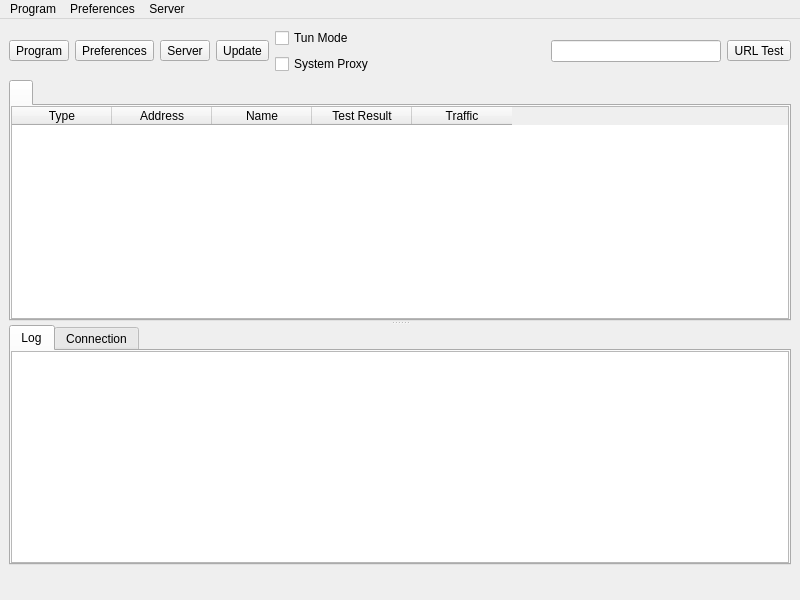
<?xml version="1.0" encoding="UTF-8"?>
<ui version="4.0">
 <class>MainWindow</class>
 <widget class="QMainWindow" name="MainWindow">
  <property name="geometry">
   <rect>
    <x>0</x>
    <y>0</y>
    <width>800</width>
    <height>600</height>
   </rect>
  </property>
  <property name="minimumSize">
   <size>
    <width>800</width>
    <height>600</height>
   </size>
  </property>
  <property name="windowTitle">
   <string notr="true">nya</string>
  </property>
  <widget class="QWidget" name="centralwidget">
   <layout class="QVBoxLayout" name="verticalLayout_3" stretch="0,0,0">
    <item>
     <layout class="QHBoxLayout" name="horizontalLayout_2">
      <item>
       <widget class="QToolButton" name="toolButton_program">
        <property name="text">
         <string>Program</string>
        </property>
        <property name="icon">
         <iconset theme="b-system-run">
          <normaloff>.</normaloff>.</iconset>
        </property>
        <property name="iconSize">
         <size>
          <width>24</width>
          <height>24</height>
         </size>
        </property>
        <property name="popupMode">
         <enum>QToolButton::InstantPopup</enum>
        </property>
        <property name="toolButtonStyle">
         <enum>Qt::ToolButtonTextUnderIcon</enum>
        </property>
       </widget>
      </item>
      <item>
       <widget class="QToolButton" name="toolButton_preferences">
        <property name="text">
         <string>Preferences</string>
        </property>
        <property name="icon">
         <iconset theme="b-preferences">
          <normaloff>.</normaloff>.</iconset>
        </property>
        <property name="iconSize">
         <size>
          <width>24</width>
          <height>24</height>
         </size>
        </property>
        <property name="popupMode">
         <enum>QToolButton::InstantPopup</enum>
        </property>
        <property name="toolButtonStyle">
         <enum>Qt::ToolButtonTextUnderIcon</enum>
        </property>
       </widget>
      </item>
      <item>
       <widget class="QToolButton" name="toolButton_server">
        <property name="text">
         <string>Server</string>
        </property>
        <property name="icon">
         <iconset theme="b-network-server">
          <normaloff>.</normaloff>.</iconset>
        </property>
        <property name="iconSize">
         <size>
          <width>24</width>
          <height>24</height>
         </size>
        </property>
        <property name="popupMode">
         <enum>QToolButton::InstantPopup</enum>
        </property>
        <property name="toolButtonStyle">
         <enum>Qt::ToolButtonTextUnderIcon</enum>
        </property>
       </widget>
      </item>
      <item>
       <widget class="QToolButton" name="toolButton_update">
        <property name="text">
         <string>Update</string>
        </property>
        <property name="icon">
         <iconset theme="b-system-software-update">
          <normaloff>.</normaloff>.</iconset>
        </property>
        <property name="iconSize">
         <size>
          <width>24</width>
          <height>24</height>
         </size>
        </property>
        <property name="popupMode">
         <enum>QToolButton::InstantPopup</enum>
        </property>
        <property name="toolButtonStyle">
         <enum>Qt::ToolButtonTextUnderIcon</enum>
        </property>
       </widget>
      </item>
      <item>
       <layout class="QVBoxLayout" name="verticalLayout_4">
        <item>
         <widget class="QCheckBox" name="checkBox_VPN">
          <property name="sizePolicy">
           <sizepolicy hsizetype="Minimum" vsizetype="Minimum">
            <horstretch>0</horstretch>
            <verstretch>0</verstretch>
           </sizepolicy>
          </property>
          <property name="text">
           <string>Tun Mode</string>
          </property>
         </widget>
        </item>
        <item>
         <widget class="QCheckBox" name="checkBox_SystemProxy">
          <property name="text">
           <string>System Proxy</string>
          </property>
         </widget>
        </item>
       </layout>
      </item>
      <item>
       <spacer name="horizontalSpacer">
        <property name="orientation">
         <enum>Qt::Horizontal</enum>
        </property>
        <property name="sizeHint" stdset="0">
         <size>
          <width>40</width>
          <height>20</height>
         </size>
        </property>
       </spacer>
      </item>
      <item>
       <widget class="QLineEdit" name="search">
        <property name="clearButtonEnabled">
         <bool>true</bool>
        </property>
       </widget>
      </item>
      <item>
       <widget class="QToolButton" name="toolButton_url_test">
        <property name="text">
         <string>URL Test</string>
        </property>
        <property name="popupMode">
         <enum>QToolButton::InstantPopup</enum>
        </property>
        <property name="toolButtonStyle">
         <enum>Qt::ToolButtonTextUnderIcon</enum>
        </property>
       </widget>
      </item>
     </layout>
    </item>
    <item>
     <widget class="QSplitter" name="splitter">
      <property name="orientation">
       <enum>Qt::Vertical</enum>
      </property>
      <widget class="QTabWidget" name="tabWidget">
       <property name="currentIndex">
        <number>0</number>
       </property>
       <property name="movable">
        <bool>true</bool>
       </property>
       <widget class="QWidget" name="widget1">
        <attribute name="title">
         <string/>
        </attribute>
        <layout class="QGridLayout" name="gridLayout_2">
         <property name="leftMargin">
          <number>0</number>
         </property>
         <property name="topMargin">
          <number>0</number>
         </property>
         <property name="rightMargin">
          <number>0</number>
         </property>
         <property name="bottomMargin">
          <number>0</number>
         </property>
         <property name="spacing">
          <number>0</number>
         </property>
         <item row="0" column="0">
          <widget class="MyTableWidget" name="proxyListTable">
           <property name="contextMenuPolicy">
            <enum>Qt::CustomContextMenu</enum>
           </property>
           <property name="editTriggers">
            <set>QAbstractItemView::NoEditTriggers</set>
           </property>
           <property name="alternatingRowColors">
            <bool>true</bool>
           </property>
           <property name="selectionBehavior">
            <enum>QAbstractItemView::SelectRows</enum>
           </property>
           <property name="horizontalScrollMode">
            <enum>QAbstractItemView::ScrollPerPixel</enum>
           </property>
           <property name="wordWrap">
            <bool>false</bool>
           </property>
           <attribute name="horizontalHeaderMinimumSectionSize">
            <number>16</number>
           </attribute>
           <attribute name="horizontalHeaderHighlightSections">
            <bool>false</bool>
           </attribute>
           <attribute name="horizontalHeaderShowSortIndicator" stdset="0">
            <bool>false</bool>
           </attribute>
           <attribute name="verticalHeaderDefaultSectionSize">
            <number>30</number>
           </attribute>
           <column>
            <property name="text">
             <string>Type</string>
            </property>
           </column>
           <column>
            <property name="text">
             <string>Address</string>
            </property>
           </column>
           <column>
            <property name="text">
             <string>Name</string>
            </property>
           </column>
           <column>
            <property name="text">
             <string>Test Result</string>
            </property>
           </column>
           <column>
            <property name="text">
             <string>Traffic</string>
            </property>
           </column>
          </widget>
         </item>
        </layout>
       </widget>
      </widget>
      <widget class="QWidget" name="aaaaaaaaaaaaaaaaaa">
       <layout class="QVBoxLayout" name="aaaaaaaaaaaa" stretch="0">
        <item>
         <widget class="QTabWidget" name="down_tab">
          <property name="currentIndex">
           <number>0</number>
          </property>
          <widget class="QWidget" name="tab">
           <attribute name="title">
            <string>Log</string>
           </attribute>
           <layout class="QVBoxLayout" name="verticalLayout">
            <property name="spacing">
             <number>0</number>
            </property>
            <property name="leftMargin">
             <number>0</number>
            </property>
            <property name="topMargin">
             <number>0</number>
            </property>
            <property name="rightMargin">
             <number>0</number>
            </property>
            <property name="bottomMargin">
             <number>0</number>
            </property>
            <item>
             <widget class="QTextBrowser" name="masterLogBrowser">
              <property name="contextMenuPolicy">
               <enum>Qt::CustomContextMenu</enum>
              </property>
              <property name="openLinks">
               <bool>false</bool>
              </property>
             </widget>
            </item>
           </layout>
          </widget>
          <widget class="QWidget" name="tab_2">
           <attribute name="title">
            <string>Connection</string>
           </attribute>
           <layout class="QVBoxLayout" name="verticalLayout_2">
            <property name="spacing">
             <number>0</number>
            </property>
            <property name="leftMargin">
             <number>0</number>
            </property>
            <property name="topMargin">
             <number>0</number>
            </property>
            <property name="rightMargin">
             <number>0</number>
            </property>
            <property name="bottomMargin">
             <number>0</number>
            </property>
            <item>
             <widget class="QTableWidget" name="tableWidget_conn">
              <property name="contextMenuPolicy">
               <enum>Qt::CustomContextMenu</enum>
              </property>
              <property name="editTriggers">
               <set>QAbstractItemView::NoEditTriggers</set>
              </property>
              <property name="selectionBehavior">
               <enum>QAbstractItemView::SelectRows</enum>
              </property>
              <property name="verticalScrollMode">
               <enum>QAbstractItemView::ScrollPerPixel</enum>
              </property>
              <property name="horizontalScrollMode">
               <enum>QAbstractItemView::ScrollPerPixel</enum>
              </property>
              <attribute name="horizontalHeaderHighlightSections">
               <bool>false</bool>
              </attribute>
              <column>
               <property name="text">
                <string>Status</string>
               </property>
              </column>
              <column>
               <property name="text">
                <string>Outbound</string>
               </property>
              </column>
              <column>
               <property name="text">
                <string>Destination</string>
               </property>
              </column>
             </widget>
            </item>
           </layout>
          </widget>
         </widget>
        </item>
       </layout>
      </widget>
     </widget>
    </item>
    <item>
     <layout class="QHBoxLayout" name="horizontalLayout">
      <item>
       <widget class="QLabel" name="label_running">
        <property name="text">
         <string/>
        </property>
       </widget>
      </item>
      <item>
       <spacer name="horizontalSpacer_2">
        <property name="orientation">
         <enum>Qt::Horizontal</enum>
        </property>
        <property name="sizeType">
         <enum>QSizePolicy::Maximum</enum>
        </property>
        <property name="sizeHint" stdset="0">
         <size>
          <width>0</width>
          <height>20</height>
         </size>
        </property>
       </spacer>
      </item>
      <item>
       <widget class="QLabel" name="label_inbound">
        <property name="text">
         <string/>
        </property>
       </widget>
      </item>
      <item>
       <widget class="QLabel" name="label_speed">
        <property name="text">
         <string/>
        </property>
       </widget>
      </item>
     </layout>
    </item>
   </layout>
  </widget>
  <widget class="QMenuBar" name="menubar">
   <property name="geometry">
    <rect>
     <x>0</x>
     <y>0</y>
     <width>800</width>
     <height>32</height>
    </rect>
   </property>
   <widget class="QMenu" name="menu_program">
    <property name="title">
     <string>Program</string>
    </property>
    <widget class="QMenu" name="menu_spmode">
     <property name="title">
      <string>System Proxy</string>
     </property>
     <addaction name="menu_spmode_system_proxy"/>
     <addaction name="menu_spmode_vpn"/>
     <addaction name="menu_spmode_disabled"/>
    </widget>
    <widget class="QMenu" name="menu_program_preference">
     <property name="title">
      <string>Preferences</string>
     </property>
     <addaction name="actionfake"/>
    </widget>
    <widget class="QMenu" name="menuActive_Server">
     <property name="title">
      <string>Active Server</string>
     </property>
     <addaction name="actionfake_2"/>
    </widget>
    <widget class="QMenu" name="menuActive_Routing">
     <property name="title">
      <string>Active Routing</string>
     </property>
     <addaction name="actionfake_3"/>
    </widget>
    <addaction name="actionShow_window"/>
    <addaction name="menu_add_from_clipboard2"/>
    <addaction name="menu_scan_qr"/>
    <addaction name="separator"/>
    <addaction name="actionStart_with_system"/>
    <addaction name="actionRemember_last_proxy"/>
    <addaction name="actionAllow_LAN"/>
    <addaction name="menuActive_Server"/>
    <addaction name="menuActive_Routing"/>
    <addaction name="menu_spmode"/>
    <addaction name="menu_program_preference"/>
    <addaction name="separator"/>
    <addaction name="actionRestart_Proxy"/>
    <addaction name="actionRestart_Program"/>
    <addaction name="menu_exit"/>
   </widget>
   <widget class="QMenu" name="menu_preferences">
    <property name="title">
     <string>Preferences</string>
    </property>
    <addaction name="menu_manage_groups"/>
    <addaction name="menu_basic_settings"/>
    <addaction name="menu_routing_settings"/>
    <addaction name="menu_vpn_settings"/>
    <addaction name="menu_hotkey_settings"/>
    <addaction name="menu_open_config_folder"/>
   </widget>
   <widget class="QMenu" name="menu_server">
    <property name="title">
     <string>Server</string>
    </property>
    <widget class="QMenu" name="menu_share_item">
     <property name="title">
      <string>Share</string>
     </property>
     <addaction name="menu_qr"/>
     <addaction name="menu_export_config"/>
     <addaction name="separator"/>
     <addaction name="menu_copy_links"/>
     <addaction name="menu_copy_links_nkr"/>
    </widget>
    <widget class="QMenu" name="menuCurrent_Group">
     <property name="title">
      <string>Current Group</string>
     </property>
     <addaction name="actionfake_5"/>
     <addaction name="menu_tcp_ping"/>
     <addaction name="menu_url_test"/>
     <addaction name="menu_full_test"/>
     <addaction name="menu_stop_testing"/>
     <addaction name="menu_clear_test_result"/>
     <addaction name="menu_resolve_domain"/>
     <addaction name="separator"/>
     <addaction name="menu_remove_unavailable"/>
     <addaction name="menu_delete_repeat"/>
     <addaction name="separator"/>
     <addaction name="menu_update_subscription"/>
    </widget>
    <widget class="QMenu" name="menuCurrent_Select">
     <property name="title">
      <string>Current Select</string>
     </property>
     <addaction name="actionfake_4"/>
    </widget>
    <addaction name="menu_add_from_input"/>
    <addaction name="menu_add_from_clipboard"/>
    <addaction name="separator"/>
    <addaction name="menu_start"/>
    <addaction name="menu_stop"/>
    <addaction name="separator"/>
    <addaction name="menu_select_all"/>
    <addaction name="menu_move"/>
    <addaction name="menu_clone"/>
    <addaction name="menu_reset_traffic"/>
    <addaction name="menu_delete"/>
    <addaction name="separator"/>
    <addaction name="menu_share_item"/>
    <addaction name="separator"/>
    <addaction name="menuCurrent_Select"/>
    <addaction name="menuCurrent_Group"/>
    <addaction name="separator"/>
    <addaction name="menu_profile_debug_info"/>
    <addaction name="separator"/>
   </widget>
   <addaction name="menu_program"/>
   <addaction name="menu_preferences"/>
   <addaction name="menu_server"/>
  </widget>
  <action name="menu_exit">
   <property name="text">
    <string>Exit</string>
   </property>
  </action>
  <action name="actionShow_window">
   <property name="text">
    <string>Show Window</string>
   </property>
  </action>
  <action name="menu_basic_settings">
   <property name="text">
    <string>Basic Settings</string>
   </property>
  </action>
  <action name="menu_add_from_input">
   <property name="text">
    <string>New profile</string>
   </property>
  </action>
  <action name="menu_manage_groups">
   <property name="text">
    <string>Groups</string>
   </property>
  </action>
  <action name="menu_start">
   <property name="text">
    <string>Start</string>
   </property>
   <property name="shortcut">
    <string notr="true">Return</string>
   </property>
  </action>
  <action name="menu_stop">
   <property name="text">
    <string>Stop</string>
   </property>
   <property name="shortcut">
    <string notr="true">Ctrl+S</string>
   </property>
  </action>
  <action name="menu_routing_settings">
   <property name="text">
    <string>Routing Settings</string>
   </property>
  </action>
  <action name="menu_add_from_clipboard">
   <property name="text">
    <string>Add profile from clipboard</string>
   </property>
   <property name="shortcut">
    <string notr="true">Ctrl+V</string>
   </property>
  </action>
  <action name="menu_delete">
   <property name="text">
    <string>Delete</string>
   </property>
   <property name="shortcut">
    <string notr="true">Del</string>
   </property>
  </action>
  <action name="menu_add_from_clipboard2">
   <property name="text">
    <string>Add profile from clipboard</string>
   </property>
  </action>
  <action name="menu_profile_debug_info">
   <property name="text">
    <string>Debug Info</string>
   </property>
  </action>
  <action name="menu_qr">
   <property name="text">
    <string>QR Code and link</string>
   </property>
   <property name="shortcut">
    <string notr="true">Ctrl+Q</string>
   </property>
  </action>
  <action name="menu_copy_link">
   <property name="text">
    <string>Copy Link</string>
   </property>
  </action>
  <action name="menu_tcp_ping">
   <property name="text">
    <string notr="true">Tcp Ping</string>
   </property>
   <property name="shortcut">
    <string notr="true">Ctrl+Alt+T</string>
   </property>
  </action>
  <action name="menu_url_test">
   <property name="text">
    <string notr="true">Url Test</string>
   </property>
   <property name="shortcut">
    <string notr="true">Ctrl+Alt+U</string>
   </property>
  </action>
  <action name="menu_clear_test_result">
   <property name="text">
    <string>Clear Test Result</string>
   </property>
   <property name="shortcut">
    <string notr="true">Ctrl+Alt+C</string>
   </property>
  </action>
  <action name="menu_export_config">
   <property name="text">
    <string>Export %1 config</string>
   </property>
   <property name="shortcut">
    <string notr="true">Ctrl+E</string>
   </property>
  </action>
  <action name="menu_reset_traffic">
   <property name="text">
    <string>Reset Traffic</string>
   </property>
   <property name="shortcut">
    <string notr="true">Ctrl+R</string>
   </property>
  </action>
  <action name="menu_scan_qr">
   <property name="text">
    <string>Scan QR Code</string>
   </property>
  </action>
  <action name="menu_spmode_system_proxy">
   <property name="checkable">
    <bool>true</bool>
   </property>
   <property name="text">
    <string>Enable System Proxy</string>
   </property>
  </action>
  <action name="menu_spmode_disabled">
   <property name="checkable">
    <bool>true</bool>
   </property>
   <property name="text">
    <string>Disable</string>
   </property>
  </action>
  <action name="menu_delete_repeat">
   <property name="text">
    <string>Remove Duplicates</string>
   </property>
   <property name="shortcut">
    <string notr="true">Ctrl+Alt+D</string>
   </property>
  </action>
  <action name="actionfake">
   <property name="text">
    <string>fake</string>
   </property>
   <property name="visible">
    <bool>false</bool>
   </property>
  </action>
  <action name="menu_move">
   <property name="text">
    <string>Move</string>
   </property>
   <property name="shortcut">
    <string notr="true">Ctrl+M</string>
   </property>
  </action>
  <action name="actionStart_with_system">
   <property name="checkable">
    <bool>true</bool>
   </property>
   <property name="text">
    <string>Start with system</string>
   </property>
  </action>
  <action name="actionRemember_last_proxy">
   <property name="checkable">
    <bool>true</bool>
   </property>
   <property name="text">
    <string>Remember last profile</string>
   </property>
  </action>
  <action name="actionAllow_LAN">
   <property name="checkable">
    <bool>true</bool>
   </property>
   <property name="text">
    <string>Allow other devices to connect</string>
   </property>
  </action>
  <action name="menu_remove_unavailable">
   <property name="text">
    <string>Remove Unavailable</string>
   </property>
   <property name="shortcut">
    <string notr="true">Ctrl+Alt+R</string>
   </property>
  </action>
  <action name="menu_full_test">
   <property name="text">
    <string>Full Test</string>
   </property>
   <property name="shortcut">
    <string notr="true">Ctrl+Alt+F</string>
   </property>
  </action>
  <action name="menu_hotkey_settings">
   <property name="text">
    <string>Hotkey Settings</string>
   </property>
  </action>
  <action name="menu_select_all">
   <property name="text">
    <string>Select All</string>
   </property>
   <property name="shortcut">
    <string notr="true">Ctrl+A</string>
   </property>
  </action>
  <action name="menu_copy_links_nkr">
   <property name="text">
    <string>Copy links of selected (Neko Links)</string>
   </property>
   <property name="shortcut">
    <string notr="true">Ctrl+N</string>
   </property>
  </action>
  <action name="actionfake_2">
   <property name="text">
    <string>fake</string>
   </property>
   <property name="visible">
    <bool>false</bool>
   </property>
  </action>
  <action name="actionfake_3">
   <property name="text">
    <string>fake</string>
   </property>
   <property name="visible">
    <bool>false</bool>
   </property>
  </action>
  <action name="menu_copy_links">
   <property name="text">
    <string>Copy links of selected</string>
   </property>
   <property name="shortcut">
    <string notr="true">Ctrl+C</string>
   </property>
  </action>
  <action name="menu_spmode_vpn">
   <property name="checkable">
    <bool>true</bool>
   </property>
   <property name="text">
    <string>Enable Tun</string>
   </property>
  </action>
  <action name="menu_clone">
   <property name="text">
    <string>Clone</string>
   </property>
   <property name="shortcut">
    <string notr="true">Ctrl+D</string>
   </property>
  </action>
  <action name="menu_update_subscription">
   <property name="text">
    <string>Update subscription</string>
   </property>
   <property name="shortcut">
    <string notr="true">Ctrl+U</string>
   </property>
  </action>
  <action name="menu_resolve_domain">
   <property name="text">
    <string>Resolve domain</string>
   </property>
   <property name="shortcut">
    <string notr="true">Ctrl+Alt+I</string>
   </property>
  </action>
  <action name="menu_vpn_settings">
   <property name="text">
    <string>Tun Settings</string>
   </property>
  </action>
  <action name="actionRestart_Program">
   <property name="text">
    <string>Restart Program</string>
   </property>
  </action>
  <action name="menu_open_config_folder">
   <property name="text">
    <string>Open Config Folder</string>
   </property>
  </action>
  <action name="actionfake_4">
   <property name="text">
    <string notr="true">fake</string>
   </property>
   <property name="visible">
    <bool>false</bool>
   </property>
  </action>
  <action name="actionfake_5">
   <property name="text">
    <string notr="true">fake</string>
   </property>
   <property name="visible">
    <bool>false</bool>
   </property>
  </action>
  <action name="actionRestart_Proxy">
   <property name="text">
    <string>Restart Proxy</string>
   </property>
  </action>
  <action name="menu_stop_testing">
   <property name="text">
    <string>Stop Testing</string>
   </property>
   <property name="shortcut">
    <string notr="true">Ctrl+Alt+S</string>
   </property>
  </action>
 </widget>
 <customwidgets>
  <customwidget>
   <class>MyTableWidget</class>
   <extends>QTableWidget</extends>
   <header>ui/widget/MyTableWidget.h</header>
  </customwidget>
 </customwidgets>
 <resources/>
 <connections/>
</ui>
